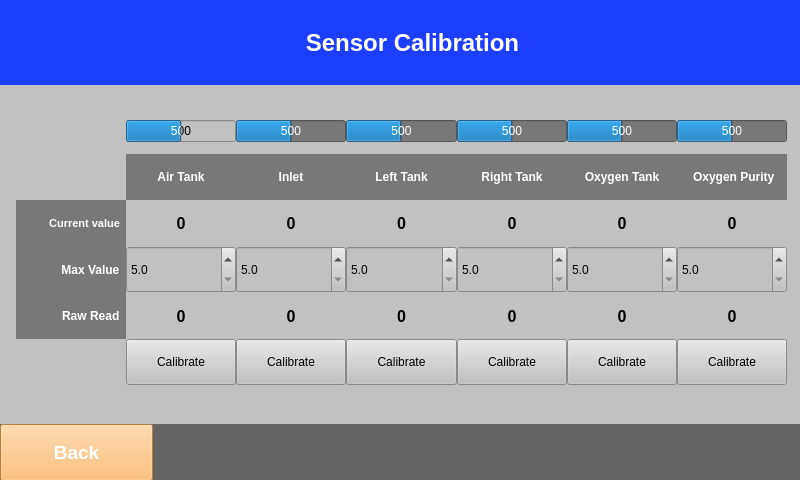
<?xml version="1.0" encoding="UTF-8"?>
<ui version="4.0">
 <class>Form</class>
 <widget class="QWidget" name="Form">
  <property name="geometry">
   <rect>
    <x>0</x>
    <y>0</y>
    <width>800</width>
    <height>480</height>
   </rect>
  </property>
  <property name="windowTitle">
   <string>Form</string>
  </property>
  <property name="styleSheet">
   <string notr="true">background-color: rgb(193, 193, 193);</string>
  </property>
  <widget class="QLabel" name="label_6">
   <property name="geometry">
    <rect>
     <x>-10</x>
     <y>0</y>
     <width>845</width>
     <height>85</height>
    </rect>
   </property>
   <property name="font">
    <font>
     <pointsize>18</pointsize>
     <weight>75</weight>
     <bold>true</bold>
    </font>
   </property>
   <property name="styleSheet">
    <string notr="true">color: rgb(255, 255, 255);
background-color: rgb(28, 62, 255);</string>
   </property>
   <property name="text">
    <string>Sensor Calibration</string>
   </property>
   <property name="alignment">
    <set>Qt::AlignCenter</set>
   </property>
  </widget>
  <widget class="QLabel" name="label_5">
   <property name="geometry">
    <rect>
     <x>0</x>
     <y>424</y>
     <width>801</width>
     <height>57</height>
    </rect>
   </property>
   <property name="styleSheet">
    <string notr="true">background-color: rgb(100, 100, 100);</string>
   </property>
   <property name="text">
    <string/>
   </property>
  </widget>
  <widget class="QPushButton" name="back">
   <property name="geometry">
    <rect>
     <x>0</x>
     <y>424</y>
     <width>153</width>
     <height>57</height>
    </rect>
   </property>
   <property name="font">
    <font>
     <pointsize>14</pointsize>
     <weight>75</weight>
     <bold>true</bold>
    </font>
   </property>
   <property name="styleSheet">
    <string notr="true">background-color: rgb(255, 176, 85);
color: rgb(255, 255, 255);</string>
   </property>
   <property name="text">
    <string>Back</string>
   </property>
  </widget>
  <widget class="QWidget" name="gridLayoutWidget">
   <property name="geometry">
    <rect>
     <x>16</x>
     <y>108</y>
     <width>791</width>
     <height>277</height>
    </rect>
   </property>
   <layout class="QGridLayout" name="gridLayout" rowstretch="0,0,0,0,0,0,0">
    <property name="sizeConstraint">
     <enum>QLayout::SetNoConstraint</enum>
    </property>
    <property name="spacing">
     <number>0</number>
    </property>
    <item row="6" column="3">
     <widget class="QPushButton" name="pushButton_3">
      <property name="sizePolicy">
       <sizepolicy hsizetype="Expanding" vsizetype="Expanding">
        <horstretch>0</horstretch>
        <verstretch>0</verstretch>
       </sizepolicy>
      </property>
      <property name="text">
       <string>Calibrate</string>
      </property>
     </widget>
    </item>
    <item row="4" column="5">
     <widget class="QDoubleSpinBox" name="maxvalue5">
      <property name="sizePolicy">
       <sizepolicy hsizetype="Expanding" vsizetype="Expanding">
        <horstretch>0</horstretch>
        <verstretch>0</verstretch>
       </sizepolicy>
      </property>
      <property name="decimals">
       <number>1</number>
      </property>
      <property name="minimum">
       <double>5.000000000000000</double>
      </property>
      <property name="maximum">
       <double>20.000000000000000</double>
      </property>
      <property name="singleStep">
       <double>0.100000000000000</double>
      </property>
     </widget>
    </item>
    <item row="0" column="2">
     <widget class="QProgressBar" name="inlet_bar">
      <property name="styleSheet">
       <string notr="true">background-color: rgb(120, 120, 120);
color: rgb(255, 255, 255);</string>
      </property>
      <property name="maximum">
       <number>1000</number>
      </property>
      <property name="value">
       <number>500</number>
      </property>
      <property name="alignment">
       <set>Qt::AlignBottom|Qt::AlignHCenter</set>
      </property>
      <property name="textVisible">
       <bool>true</bool>
      </property>
      <property name="invertedAppearance">
       <bool>false</bool>
      </property>
      <property name="textDirection">
       <enum>QProgressBar::TopToBottom</enum>
      </property>
      <property name="format">
       <string>%v</string>
      </property>
     </widget>
    </item>
    <item row="4" column="1">
     <widget class="QDoubleSpinBox" name="maxvalue1">
      <property name="sizePolicy">
       <sizepolicy hsizetype="Expanding" vsizetype="Expanding">
        <horstretch>0</horstretch>
        <verstretch>0</verstretch>
       </sizepolicy>
      </property>
      <property name="decimals">
       <number>1</number>
      </property>
      <property name="minimum">
       <double>5.000000000000000</double>
      </property>
      <property name="maximum">
       <double>20.000000000000000</double>
      </property>
      <property name="singleStep">
       <double>0.100000000000000</double>
      </property>
     </widget>
    </item>
    <item row="5" column="0">
     <widget class="QLabel" name="label_12">
      <property name="font">
       <font>
        <pointsize>9</pointsize>
        <weight>75</weight>
        <bold>true</bold>
       </font>
      </property>
      <property name="styleSheet">
       <string notr="true">background-color: rgb(120, 120, 120);
border-color:none ;
color: rgb(255, 255, 255);</string>
      </property>
      <property name="text">
       <string>Raw Read  </string>
      </property>
      <property name="alignment">
       <set>Qt::AlignRight|Qt::AlignTrailing|Qt::AlignVCenter</set>
      </property>
     </widget>
    </item>
    <item row="5" column="2">
     <widget class="QLabel" name="inlet_raw">
      <property name="font">
       <font>
        <pointsize>12</pointsize>
        <weight>75</weight>
        <bold>true</bold>
       </font>
      </property>
      <property name="text">
       <string>0</string>
      </property>
      <property name="alignment">
       <set>Qt::AlignCenter</set>
      </property>
     </widget>
    </item>
    <item row="6" column="6">
     <widget class="QPushButton" name="pushButton_6">
      <property name="sizePolicy">
       <sizepolicy hsizetype="Expanding" vsizetype="Expanding">
        <horstretch>0</horstretch>
        <verstretch>0</verstretch>
       </sizepolicy>
      </property>
      <property name="text">
       <string>Calibrate</string>
      </property>
     </widget>
    </item>
    <item row="1" column="2">
     <widget class="QLabel" name="label_2">
      <property name="font">
       <font>
        <pointsize>9</pointsize>
        <weight>75</weight>
        <bold>true</bold>
       </font>
      </property>
      <property name="styleSheet">
       <string notr="true">background-color: rgb(120, 120, 120);
border-color:none ;
color: rgb(255, 255, 255);</string>
      </property>
      <property name="text">
       <string>Inlet</string>
      </property>
      <property name="alignment">
       <set>Qt::AlignCenter</set>
      </property>
     </widget>
    </item>
    <item row="0" column="3">
     <widget class="QProgressBar" name="left_bar">
      <property name="styleSheet">
       <string notr="true">background-color: rgb(120, 120, 120);
color: rgb(255, 255, 255);</string>
      </property>
      <property name="maximum">
       <number>1000</number>
      </property>
      <property name="value">
       <number>500</number>
      </property>
      <property name="alignment">
       <set>Qt::AlignBottom|Qt::AlignHCenter</set>
      </property>
      <property name="textVisible">
       <bool>true</bool>
      </property>
      <property name="invertedAppearance">
       <bool>false</bool>
      </property>
      <property name="textDirection">
       <enum>QProgressBar::TopToBottom</enum>
      </property>
      <property name="format">
       <string>%v</string>
      </property>
     </widget>
    </item>
    <item row="2" column="3">
     <widget class="QLabel" name="left_cur">
      <property name="font">
       <font>
        <pointsize>12</pointsize>
        <weight>75</weight>
        <bold>true</bold>
       </font>
      </property>
      <property name="text">
       <string>0</string>
      </property>
      <property name="alignment">
       <set>Qt::AlignCenter</set>
      </property>
     </widget>
    </item>
    <item row="1" column="7">
     <spacer name="verticalSpacer_2">
      <property name="orientation">
       <enum>Qt::Vertical</enum>
      </property>
      <property name="sizeHint" stdset="0">
       <size>
        <width>20</width>
        <height>40</height>
       </size>
      </property>
     </spacer>
    </item>
    <item row="6" column="7">
     <spacer name="verticalSpacer_6">
      <property name="orientation">
       <enum>Qt::Vertical</enum>
      </property>
      <property name="sizeHint" stdset="0">
       <size>
        <width>20</width>
        <height>40</height>
       </size>
      </property>
     </spacer>
    </item>
    <item row="4" column="7">
     <spacer name="verticalSpacer_4">
      <property name="orientation">
       <enum>Qt::Vertical</enum>
      </property>
      <property name="sizeHint" stdset="0">
       <size>
        <width>20</width>
        <height>40</height>
       </size>
      </property>
     </spacer>
    </item>
    <item row="0" column="7">
     <spacer name="verticalSpacer">
      <property name="orientation">
       <enum>Qt::Vertical</enum>
      </property>
      <property name="sizeHint" stdset="0">
       <size>
        <width>20</width>
        <height>40</height>
       </size>
      </property>
     </spacer>
    </item>
    <item row="4" column="3">
     <widget class="QDoubleSpinBox" name="maxvalue3">
      <property name="sizePolicy">
       <sizepolicy hsizetype="Expanding" vsizetype="Expanding">
        <horstretch>0</horstretch>
        <verstretch>0</verstretch>
       </sizepolicy>
      </property>
      <property name="decimals">
       <number>1</number>
      </property>
      <property name="minimum">
       <double>5.000000000000000</double>
      </property>
      <property name="maximum">
       <double>20.000000000000000</double>
      </property>
      <property name="singleStep">
       <double>0.100000000000000</double>
      </property>
     </widget>
    </item>
    <item row="1" column="5">
     <widget class="QLabel" name="label_7">
      <property name="font">
       <font>
        <pointsize>9</pointsize>
        <weight>75</weight>
        <bold>true</bold>
       </font>
      </property>
      <property name="styleSheet">
       <string notr="true">background-color: rgb(120, 120, 120);
border-color:none ;
color: rgb(255, 255, 255);</string>
      </property>
      <property name="text">
       <string>Oxygen Tank</string>
      </property>
      <property name="alignment">
       <set>Qt::AlignCenter</set>
      </property>
     </widget>
    </item>
    <item row="5" column="3">
     <widget class="QLabel" name="left_raw">
      <property name="font">
       <font>
        <pointsize>12</pointsize>
        <weight>75</weight>
        <bold>true</bold>
       </font>
      </property>
      <property name="text">
       <string>0</string>
      </property>
      <property name="alignment">
       <set>Qt::AlignCenter</set>
      </property>
     </widget>
    </item>
    <item row="0" column="6">
     <widget class="QProgressBar" name="purity_bar">
      <property name="styleSheet">
       <string notr="true">background-color: rgb(120, 120, 120);
color: rgb(255, 255, 255);</string>
      </property>
      <property name="maximum">
       <number>1000</number>
      </property>
      <property name="value">
       <number>500</number>
      </property>
      <property name="alignment">
       <set>Qt::AlignBottom|Qt::AlignHCenter</set>
      </property>
      <property name="textVisible">
       <bool>true</bool>
      </property>
      <property name="invertedAppearance">
       <bool>false</bool>
      </property>
      <property name="textDirection">
       <enum>QProgressBar::TopToBottom</enum>
      </property>
      <property name="format">
       <string>%v</string>
      </property>
     </widget>
    </item>
    <item row="5" column="4">
     <widget class="QLabel" name="right_raw">
      <property name="font">
       <font>
        <pointsize>12</pointsize>
        <weight>75</weight>
        <bold>true</bold>
       </font>
      </property>
      <property name="text">
       <string>0</string>
      </property>
      <property name="alignment">
       <set>Qt::AlignCenter</set>
      </property>
     </widget>
    </item>
    <item row="2" column="2">
     <widget class="QLabel" name="inlet_cur">
      <property name="font">
       <font>
        <pointsize>12</pointsize>
        <weight>75</weight>
        <bold>true</bold>
       </font>
      </property>
      <property name="text">
       <string>0</string>
      </property>
      <property name="alignment">
       <set>Qt::AlignCenter</set>
      </property>
     </widget>
    </item>
    <item row="6" column="5">
     <widget class="QPushButton" name="pushButton_5">
      <property name="sizePolicy">
       <sizepolicy hsizetype="Expanding" vsizetype="Expanding">
        <horstretch>0</horstretch>
        <verstretch>0</verstretch>
       </sizepolicy>
      </property>
      <property name="text">
       <string>Calibrate</string>
      </property>
     </widget>
    </item>
    <item row="2" column="6">
     <widget class="QLabel" name="purity_cur">
      <property name="font">
       <font>
        <pointsize>12</pointsize>
        <weight>75</weight>
        <bold>true</bold>
       </font>
      </property>
      <property name="text">
       <string>0</string>
      </property>
      <property name="alignment">
       <set>Qt::AlignCenter</set>
      </property>
     </widget>
    </item>
    <item row="1" column="4">
     <widget class="QLabel" name="label_4">
      <property name="font">
       <font>
        <pointsize>9</pointsize>
        <weight>75</weight>
        <bold>true</bold>
       </font>
      </property>
      <property name="styleSheet">
       <string notr="true">background-color: rgb(120, 120, 120);
border-color:none ;
color: rgb(255, 255, 255);</string>
      </property>
      <property name="text">
       <string>Right Tank</string>
      </property>
      <property name="alignment">
       <set>Qt::AlignCenter</set>
      </property>
     </widget>
    </item>
    <item row="2" column="7">
     <spacer name="verticalSpacer_3">
      <property name="orientation">
       <enum>Qt::Vertical</enum>
      </property>
      <property name="sizeHint" stdset="0">
       <size>
        <width>20</width>
        <height>40</height>
       </size>
      </property>
     </spacer>
    </item>
    <item row="4" column="2">
     <widget class="QDoubleSpinBox" name="maxvalue2">
      <property name="sizePolicy">
       <sizepolicy hsizetype="Expanding" vsizetype="Expanding">
        <horstretch>0</horstretch>
        <verstretch>0</verstretch>
       </sizepolicy>
      </property>
      <property name="decimals">
       <number>1</number>
      </property>
      <property name="minimum">
       <double>5.000000000000000</double>
      </property>
      <property name="maximum">
       <double>20.000000000000000</double>
      </property>
      <property name="singleStep">
       <double>0.100000000000000</double>
      </property>
     </widget>
    </item>
    <item row="1" column="6">
     <widget class="QLabel" name="label_8">
      <property name="font">
       <font>
        <pointsize>9</pointsize>
        <weight>75</weight>
        <bold>true</bold>
       </font>
      </property>
      <property name="styleSheet">
       <string notr="true">background-color: rgb(120, 120, 120);
border-color:none ;
color: rgb(255, 255, 255);</string>
      </property>
      <property name="text">
       <string> Oxygen Purity</string>
      </property>
      <property name="alignment">
       <set>Qt::AlignCenter</set>
      </property>
     </widget>
    </item>
    <item row="2" column="4">
     <widget class="QLabel" name="right_cur">
      <property name="font">
       <font>
        <pointsize>12</pointsize>
        <weight>75</weight>
        <bold>true</bold>
       </font>
      </property>
      <property name="text">
       <string>0</string>
      </property>
      <property name="alignment">
       <set>Qt::AlignCenter</set>
      </property>
     </widget>
    </item>
    <item row="5" column="1">
     <widget class="QLabel" name="airtank_raw">
      <property name="font">
       <font>
        <pointsize>12</pointsize>
        <weight>75</weight>
        <bold>true</bold>
       </font>
      </property>
      <property name="text">
       <string>0</string>
      </property>
      <property name="alignment">
       <set>Qt::AlignCenter</set>
      </property>
     </widget>
    </item>
    <item row="0" column="1">
     <widget class="QProgressBar" name="airtank_bar">
      <property name="styleSheet">
       <string notr="true"/>
      </property>
      <property name="maximum">
       <number>1000</number>
      </property>
      <property name="value">
       <number>500</number>
      </property>
      <property name="alignment">
       <set>Qt::AlignBottom|Qt::AlignHCenter</set>
      </property>
      <property name="textVisible">
       <bool>true</bool>
      </property>
      <property name="invertedAppearance">
       <bool>false</bool>
      </property>
      <property name="textDirection">
       <enum>QProgressBar::TopToBottom</enum>
      </property>
      <property name="format">
       <string>%v</string>
      </property>
     </widget>
    </item>
    <item row="5" column="6">
     <widget class="QLabel" name="purity_raw">
      <property name="font">
       <font>
        <pointsize>12</pointsize>
        <weight>75</weight>
        <bold>true</bold>
       </font>
      </property>
      <property name="text">
       <string>0</string>
      </property>
      <property name="alignment">
       <set>Qt::AlignCenter</set>
      </property>
     </widget>
    </item>
    <item row="5" column="7">
     <spacer name="verticalSpacer_5">
      <property name="orientation">
       <enum>Qt::Vertical</enum>
      </property>
      <property name="sizeHint" stdset="0">
       <size>
        <width>20</width>
        <height>40</height>
       </size>
      </property>
     </spacer>
    </item>
    <item row="1" column="1">
     <widget class="QLabel" name="label">
      <property name="font">
       <font>
        <pointsize>9</pointsize>
        <weight>75</weight>
        <bold>true</bold>
       </font>
      </property>
      <property name="styleSheet">
       <string notr="true">background-color: rgb(120, 120, 120);
border-color:none ;
color: rgb(255, 255, 255);</string>
      </property>
      <property name="text">
       <string>Air Tank</string>
      </property>
      <property name="alignment">
       <set>Qt::AlignCenter</set>
      </property>
     </widget>
    </item>
    <item row="2" column="1">
     <widget class="QLabel" name="airtank_cur">
      <property name="font">
       <font>
        <pointsize>12</pointsize>
        <weight>75</weight>
        <bold>true</bold>
       </font>
      </property>
      <property name="text">
       <string>0</string>
      </property>
      <property name="alignment">
       <set>Qt::AlignCenter</set>
      </property>
     </widget>
    </item>
    <item row="4" column="4">
     <widget class="QDoubleSpinBox" name="maxvalue4">
      <property name="sizePolicy">
       <sizepolicy hsizetype="Expanding" vsizetype="Expanding">
        <horstretch>0</horstretch>
        <verstretch>0</verstretch>
       </sizepolicy>
      </property>
      <property name="decimals">
       <number>1</number>
      </property>
      <property name="minimum">
       <double>5.000000000000000</double>
      </property>
      <property name="maximum">
       <double>20.000000000000000</double>
      </property>
      <property name="singleStep">
       <double>0.100000000000000</double>
      </property>
     </widget>
    </item>
    <item row="4" column="6">
     <widget class="QDoubleSpinBox" name="maxvalue6">
      <property name="sizePolicy">
       <sizepolicy hsizetype="Expanding" vsizetype="Expanding">
        <horstretch>0</horstretch>
        <verstretch>0</verstretch>
       </sizepolicy>
      </property>
      <property name="decimals">
       <number>1</number>
      </property>
      <property name="minimum">
       <double>5.000000000000000</double>
      </property>
      <property name="maximum">
       <double>20.000000000000000</double>
      </property>
      <property name="singleStep">
       <double>0.100000000000000</double>
      </property>
     </widget>
    </item>
    <item row="5" column="5">
     <widget class="QLabel" name="otank_raw">
      <property name="font">
       <font>
        <pointsize>12</pointsize>
        <weight>75</weight>
        <bold>true</bold>
       </font>
      </property>
      <property name="text">
       <string>0</string>
      </property>
      <property name="alignment">
       <set>Qt::AlignCenter</set>
      </property>
     </widget>
    </item>
    <item row="6" column="2">
     <widget class="QPushButton" name="pushButton_2">
      <property name="sizePolicy">
       <sizepolicy hsizetype="Expanding" vsizetype="Expanding">
        <horstretch>0</horstretch>
        <verstretch>0</verstretch>
       </sizepolicy>
      </property>
      <property name="text">
       <string>Calibrate</string>
      </property>
     </widget>
    </item>
    <item row="2" column="5">
     <widget class="QLabel" name="otankcur">
      <property name="font">
       <font>
        <pointsize>12</pointsize>
        <weight>75</weight>
        <bold>true</bold>
       </font>
      </property>
      <property name="text">
       <string>0</string>
      </property>
      <property name="alignment">
       <set>Qt::AlignCenter</set>
      </property>
     </widget>
    </item>
    <item row="0" column="5">
     <widget class="QProgressBar" name="otank_bar">
      <property name="styleSheet">
       <string notr="true">background-color: rgb(120, 120, 120);
color: rgb(255, 255, 255);</string>
      </property>
      <property name="maximum">
       <number>1000</number>
      </property>
      <property name="value">
       <number>500</number>
      </property>
      <property name="alignment">
       <set>Qt::AlignBottom|Qt::AlignHCenter</set>
      </property>
      <property name="textVisible">
       <bool>true</bool>
      </property>
      <property name="invertedAppearance">
       <bool>false</bool>
      </property>
      <property name="textDirection">
       <enum>QProgressBar::TopToBottom</enum>
      </property>
      <property name="format">
       <string>%v</string>
      </property>
     </widget>
    </item>
    <item row="6" column="1">
     <widget class="QPushButton" name="pushButton">
      <property name="sizePolicy">
       <sizepolicy hsizetype="Expanding" vsizetype="Expanding">
        <horstretch>0</horstretch>
        <verstretch>0</verstretch>
       </sizepolicy>
      </property>
      <property name="text">
       <string>Calibrate</string>
      </property>
     </widget>
    </item>
    <item row="1" column="3">
     <widget class="QLabel" name="label_3">
      <property name="font">
       <font>
        <pointsize>9</pointsize>
        <weight>75</weight>
        <bold>true</bold>
       </font>
      </property>
      <property name="styleSheet">
       <string notr="true">background-color: rgb(120, 120, 120);
border-color:none ;
color: rgb(255, 255, 255);</string>
      </property>
      <property name="text">
       <string>Left Tank</string>
      </property>
      <property name="alignment">
       <set>Qt::AlignCenter</set>
      </property>
     </widget>
    </item>
    <item row="0" column="0">
     <spacer name="horizontalSpacer">
      <property name="orientation">
       <enum>Qt::Horizontal</enum>
      </property>
      <property name="sizeHint" stdset="0">
       <size>
        <width>40</width>
        <height>20</height>
       </size>
      </property>
     </spacer>
    </item>
    <item row="0" column="4">
     <widget class="QProgressBar" name="right_bar">
      <property name="styleSheet">
       <string notr="true">background-color: rgb(120, 120, 120);
color: rgb(255, 255, 255);</string>
      </property>
      <property name="maximum">
       <number>1000</number>
      </property>
      <property name="value">
       <number>500</number>
      </property>
      <property name="alignment">
       <set>Qt::AlignBottom|Qt::AlignHCenter</set>
      </property>
      <property name="textVisible">
       <bool>true</bool>
      </property>
      <property name="invertedAppearance">
       <bool>false</bool>
      </property>
      <property name="textDirection">
       <enum>QProgressBar::TopToBottom</enum>
      </property>
      <property name="format">
       <string>%v</string>
      </property>
     </widget>
    </item>
    <item row="6" column="4">
     <widget class="QPushButton" name="pushButton_4">
      <property name="sizePolicy">
       <sizepolicy hsizetype="Expanding" vsizetype="Expanding">
        <horstretch>0</horstretch>
        <verstretch>0</verstretch>
       </sizepolicy>
      </property>
      <property name="text">
       <string>Calibrate</string>
      </property>
     </widget>
    </item>
    <item row="2" column="0">
     <widget class="QLabel" name="label_10">
      <property name="font">
       <font>
        <pointsize>8</pointsize>
        <weight>75</weight>
        <bold>true</bold>
       </font>
      </property>
      <property name="styleSheet">
       <string notr="true">background-color: rgb(120, 120, 120);
border-color:none ;
color: rgb(255, 255, 255);</string>
      </property>
      <property name="text">
       <string>Current value  </string>
      </property>
      <property name="alignment">
       <set>Qt::AlignRight|Qt::AlignTrailing|Qt::AlignVCenter</set>
      </property>
     </widget>
    </item>
    <item row="4" column="0">
     <widget class="QLabel" name="label_11">
      <property name="font">
       <font>
        <pointsize>9</pointsize>
        <weight>75</weight>
        <bold>true</bold>
       </font>
      </property>
      <property name="styleSheet">
       <string notr="true">background-color: rgb(120, 120, 120);
border-color:none ;
color: rgb(255, 255, 255);</string>
      </property>
      <property name="text">
       <string>Max Value  </string>
      </property>
      <property name="alignment">
       <set>Qt::AlignRight|Qt::AlignTrailing|Qt::AlignVCenter</set>
      </property>
     </widget>
    </item>
   </layout>
  </widget>
 </widget>
 <resources/>
 <connections/>
</ui>
